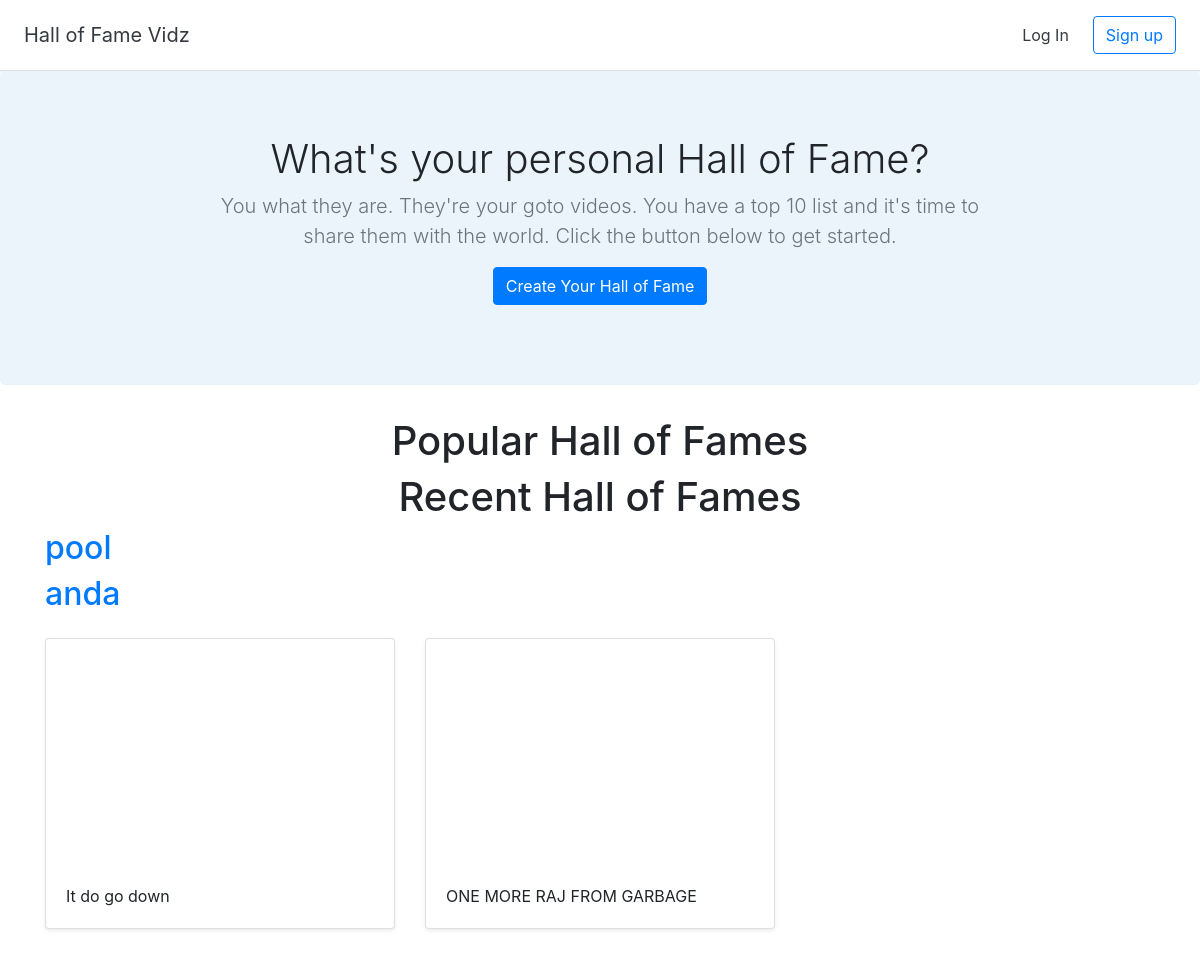
The app's page /, older data.
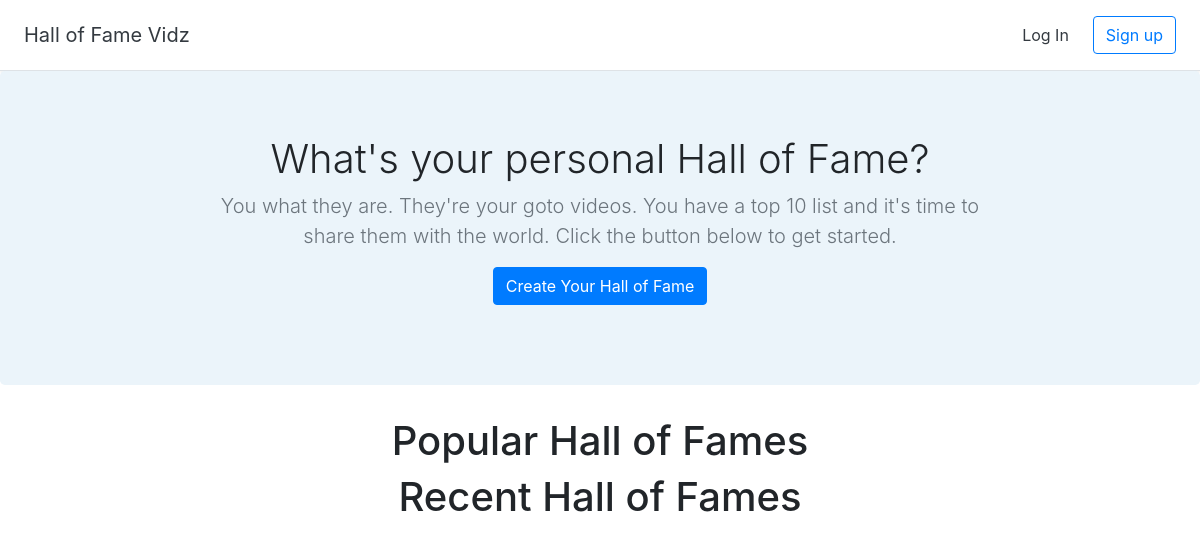
The same page, newer data.
### halls/models.py (models this page shows)
class Hall(models.Model):
    title=models.CharField(max_length=200)
    user=models.ForeignKey(User,on_delete=models.CASCADE)

class Video(models.Model):
    title=models.CharField(max_length=255)
    url=models.URLField()
    youtube_id=models.CharField(max_length=255)
    hall=models.ForeignKey(Hall,on_delete=models.CASCADE)

### halls/views.py (the view)
# urls.py: path('',views.home,name='home'),
def home(request):
    recent_halls=Hall.objects.all().order_by('-id')[:3]
    popular_halls=[]
    return render(request,'halls/home.html',{'recent_halls':recent_halls,'popular_halls':popular_halls})

### halls/templates/halls/home.html (shortened to what this page needs)
{% extends 'halls/base.html' %} {% block content %}
<section class="jumbotron text-center">
    <div class="container">
        <h1 class="jumbotron-heading">What's your personal Hall of Fame?</h1>
        <p class="lead text-muted">You what they are. They're your goto videos. You have a top 10 list and it's time to share them with the world. Click the button below to get started.</p>
        <p>
            <a href="{% url 'create_hall' %}" class="btn btn-primary">Create Your Hall of Fame</a>
        </p>
    </div>
</section>
<div class="container">
    <h1 class="text-center">Popular Hall of Fames</h1>
    <h1 class="text-center">Recent Hall of Fames</h1>
    {% for hall in recent_halls %}
    <h2><a href="{% url 'detail_hall' hall.id %}">{{ hall.title }}</a></h2>
    <div class="row">
        {% for video in hall.video_set.all %}
        <div class="col-md-4 mt-3">
            <div class="card mb-4 shadow-sm">
                <iframe width="100%" height="225" src="https://www.youtube.com/embed/{{ video.youtube_id }}" frameborder="0" allow="accelerometer; autoplay; encrypted-media; gyroscope; picture-in-picture" allowfullscreen></iframe>
                <div class="card-body">
                    <p class="card-text">{{ video.title }}</p>
                </div>
            </div>
        </div>
        {% endfor %}
    </div>
    {% endfor %}
</div>
{% endblock %}

### halls/templates/halls/base.html (shortened to what this page needs)
<!doctype html>
<html lang="en">
{% load static %}
<head>
    <link rel="stylesheet" href="https://stackpath.bootstrapcdn.com/bootstrap/4.2.1/css/bootstrap.min.css">
    <link href="{% static 'custom.css' %}" rel="stylesheet">
</head>
<body>
    <div class="d-flex flex-column flex-md-row align-items-center p-3 px-md-4 bg-white border-bottom shadow-sm">
        <h5 class="my-0 mr-md-auto font-weight-normal"><a href="{% url 'home' %}" class="text-dark">Hall of Fame Vidz</a></h5>
        <nav class="my-2 my-md-0 mr-md-3">
            {% if user.is_authenticated %}
            <a class="p-2 text-dark" href="#">Dashboard</a>
            <a class="p-2 text-dark" href="{% url 'logout' %}">Log Out</a> {% else %}
            <a class="p-2 text-dark" href="{% url 'login' %}">Log In</a> {% endif %}
        </nav>
        {% if user.is_authenticated == False %}
        <a class="btn btn-outline-primary" href="{% url 'signup' %}">Sign up</a> {% endif %}
    </div>
    {% block content %} {% endblock %}
</body>
</html>

### halls/static/custom.css (style rules this page uses)
.jumbotron { background-color: #EBF4FA; }
.jumbotron-heading { font-weight: 300; }
.jumbotron .container { max-width: 51rem; }

Row changes from the older to the newer data that the page shows:
removed Hall: title "pool"
removed Hall: title "anda"
removed Video: title "It do go down"
removed Video: title "ONE MORE RAJ FROM GARBAGE"
